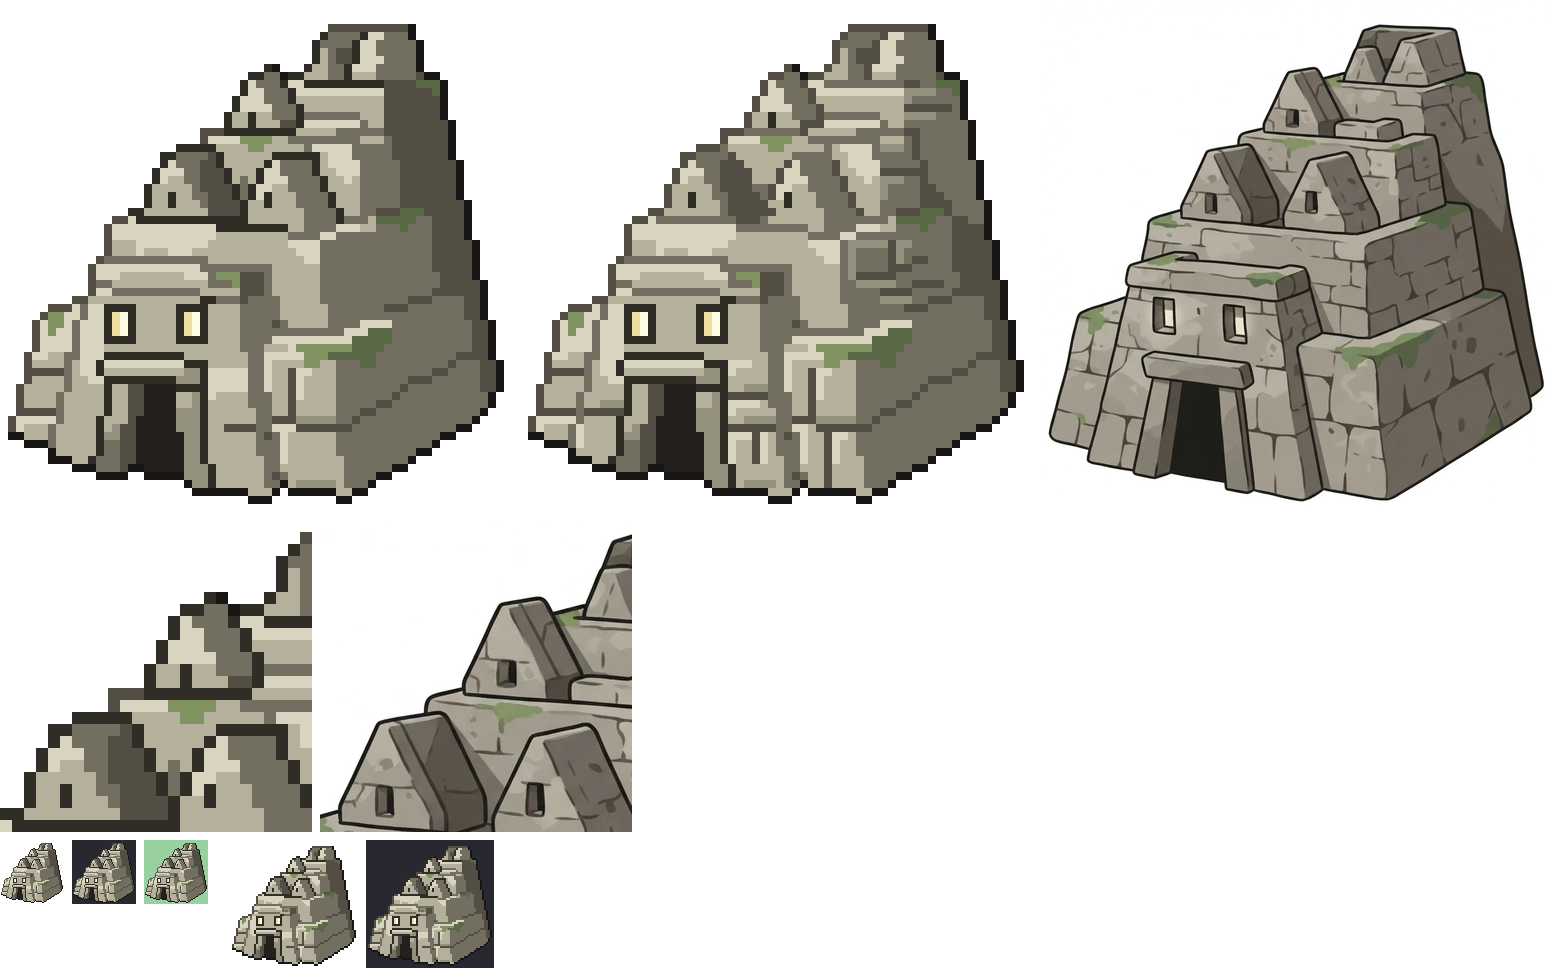

This figure's Python source:
# vel.py nieuw.png vorig.png out.png : rN | rN-1 | model op 8x, gevelzone op 12x (rN | model), 1x op licht en donker
import sys, numpy as np
from PIL import Image, ImageDraw
M='/home/user/Pokemon-Fully-Ungrounded/docs/concept/sprites/tempel/referenties/model.webp'
s=(983-46)/62; X0,Y0,left,top=46,57,1,3
src=Image.open(M).convert('RGB')
def modelcrop(x0,y0,x1,y1,z):
    return src.crop((int(X0+(x0-left)*s),int(Y0+(y0-top)*s),int(X0+(x1-left)*s),int(Y0+(y1-top)*s))).resize(((x1-x0)*z,(y1-y0)*z),Image.LANCZOS)
def rgba(p):
    im=Image.open(p)
    if im.mode=='P': im=im.convert('RGBA')
    return im
def on(im,col):
    b=Image.new('RGBA',im.size,col+(255,)); b.alpha_composite(im); return b.convert('RGB')
A=rgba(sys.argv[1]); B=rgba(sys.argv[2])
W=512*3+16; FX,FY,FX1,FY1=16,2,42,28  # gevelzone + topgevels
fz=12; fw=(FX1-FX)*fz; fh=(FY1-FY)*fz
o=Image.new('RGB',(W,512+8+fh+8+140),(255,255,255))
o.paste(on(A,(255,255,255)).resize((512,512),Image.NEAREST),(0,0))
o.paste(on(B,(255,255,255)).resize((512,512),Image.NEAREST),(520,0))
o.paste(modelcrop(0,0,64,64,8),(1040,0))
o.paste(on(A.crop((FX,FY,FX1,FY1)),(255,255,255)).resize((fw,fh),Image.NEAREST),(0,520))
o.paste(modelcrop(FX,FY,FX1,FY1,fz),(fw+8,520))
y=520+fh+8
o.paste(on(A,(255,255,255)),(0,y)); o.paste(on(A,(40,40,48)),(72,y)); o.paste(on(A,(152,208,160)),(144,y))
o.paste(on(A,(255,255,255)).resize((128,128),Image.NEAREST),(230,y)); o.paste(on(A,(40,40,48)).resize((128,128),Image.NEAREST),(366,y))
o.save(sys.argv[3])
